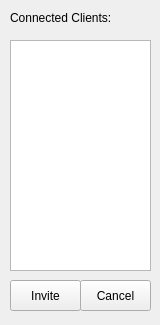
<?xml version="1.0" encoding="UTF-8"?>
<ui version="4.0">
 <class>Form</class>
 <widget class="QWidget" name="Form">
  <property name="geometry">
   <rect>
    <x>0</x>
    <y>0</y>
    <width>160</width>
    <height>325</height>
   </rect>
  </property>
  <property name="windowTitle">
   <string>Form</string>
  </property>
  <widget class="QListWidget" name="connectedClientsNotInGCList">
   <property name="geometry">
    <rect>
     <x>10</x>
     <y>40</y>
     <width>141</width>
     <height>231</height>
    </rect>
   </property>
  </widget>
  <widget class="QPushButton" name="inviteButton">
   <property name="geometry">
    <rect>
     <x>10</x>
     <y>280</y>
     <width>71</width>
     <height>31</height>
    </rect>
   </property>
   <property name="text">
    <string>Invite</string>
   </property>
  </widget>
  <widget class="QPushButton" name="CancelButton">
   <property name="geometry">
    <rect>
     <x>80</x>
     <y>280</y>
     <width>71</width>
     <height>31</height>
    </rect>
   </property>
   <property name="text">
    <string>Cancel</string>
   </property>
  </widget>
  <widget class="QLabel" name="label_5">
   <property name="geometry">
    <rect>
     <x>10</x>
     <y>10</y>
     <width>211</width>
     <height>16</height>
    </rect>
   </property>
   <property name="text">
    <string>Connected Clients:</string>
   </property>
  </widget>
 </widget>
 <resources/>
 <connections/>
</ui>
